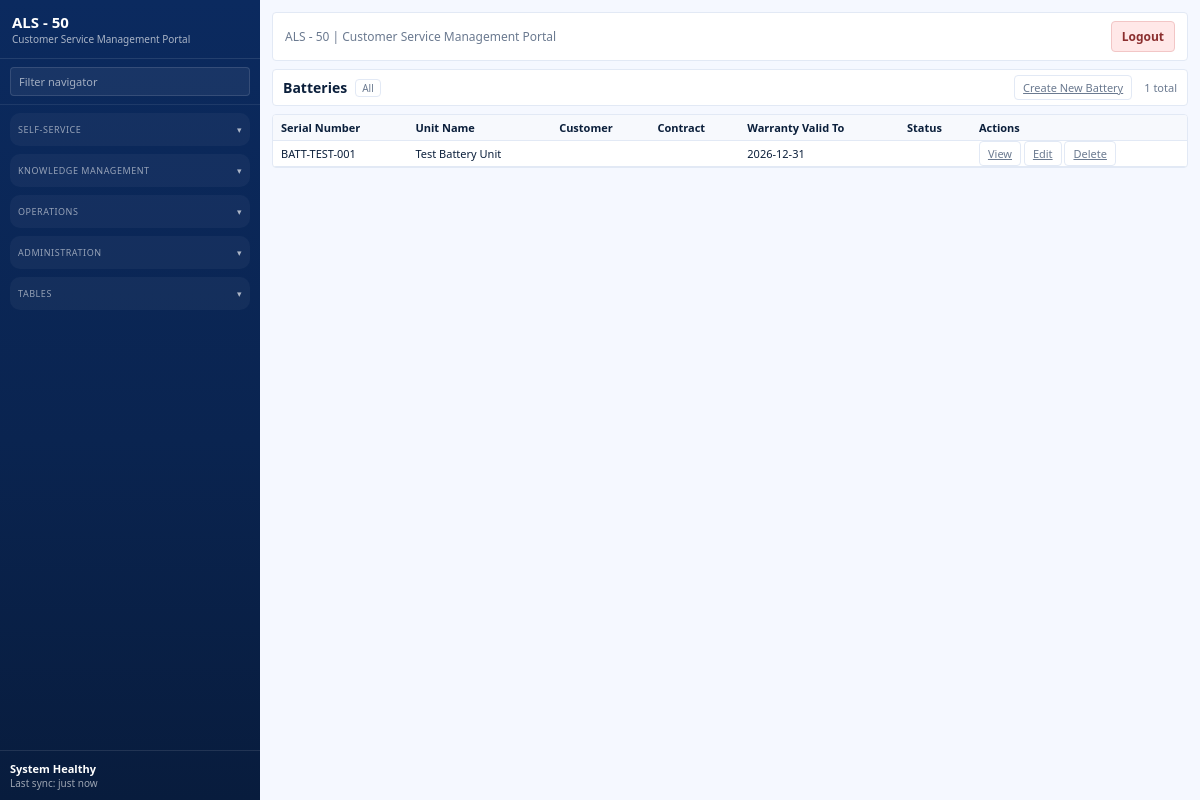
The page /admin/batteries on the database as committed earlier.
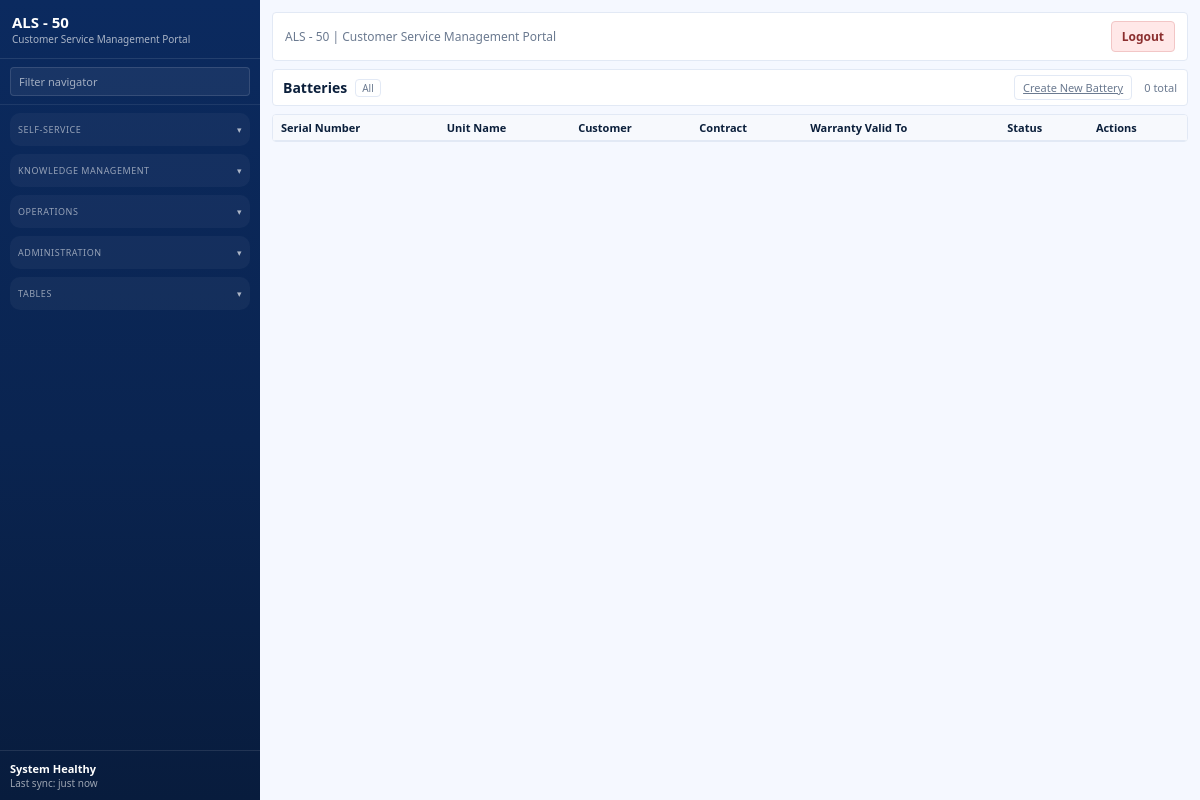
The same page on the database as committed later.
### models/entities.py (models this page shows)
class Battery(Base):
    __tablename__ = "batteries"
    id = Column(Integer, primary_key=True, index=True)
    unit_name = Column(String(200), nullable=True)
    serial_number = Column(String(120), nullable=True)
    data = Column(JSON, default=dict)
    created_at = Column(DateTime(timezone=True), server_default=func.now(), nullable=False)

### routers/admin.py (the view)
@router.get("/admin/batteries")
def batteries_list_page(request: Request, db: Session = Depends(get_db)):
    page = int(request.query_params.get("page", 1))
    all_units = list_or_sample(db, Battery, unit_type="BATTERY", top_level_fields=["unit_name", "serial_number"])
    pagination = paginate(all_units, page=page, per_page=50)
    context = build_template_context(request, units=pagination["items"], unit_label="Batteries", pagination=pagination)
    return templates.TemplateResponse(request, "batteries_list.html", context)

### templates/batteries_list.html (shortened to what this page needs)
{% extends "base.html" %}
{% block content %}
<section class="list-shell">
  <div class="list-bar">
    <div class="list-title">
      <h1>{{ unit_label }}</h1>
      <span class="pill">All</span>
    </div>
    <div class="list-controls">
      <div class="list-actions">
        <a class="ghost small" href="/admin/batteries/new">Create New Battery</a>
      </div>
      <span class="list-meta">{{ pagination.total }} total</span>
    </div>
  </div>
  <div class="list-card">
    <table class="table dense">
      <thead>
        <tr>
          <th>Serial Number</th>
          <th>Unit Name</th>
          <th>Customer</th>
          <th>Contract</th>
          <th>Warranty Valid To</th>
          <th>Status</th>
          <th>Actions</th>
        </tr>
      </thead>
      <tbody>
        {% for unit in units %}
        <tr>
          <td>{{ unit.serial_number }}</td>
          <td>{{ unit.unit_name }}</td>
          <td>{{ unit.customer_name }}</td>
          <td>{{ unit.contract_number }}</td>
          <td>{{ unit.warranty_valid_to }}</td>
          <td>{{ unit.status }}</td>
          <td>
            <a class="ghost small" href="/admin/batteries/{{ unit.id }}">View</a>
            <a class="ghost small" href="/admin/batteries/{{ unit.id }}/edit">Edit</a>
            <a class="ghost small" href="/admin/batteries/{{ unit.id }}/disable">Delete</a>
          </td>
        </tr>
        {% endfor %}
      </tbody>
    </table>
  </div>
</section>
{% endblock %}

Rows that differ between the two databases and show on the page:
removed Battery: serial_number "BATT-TEST-001", unit_name "Test Battery Unit", warranty_valid_to "2026-12-31"
Other text that changed with them:
{{ pagination.total }}: "1" → "0"
